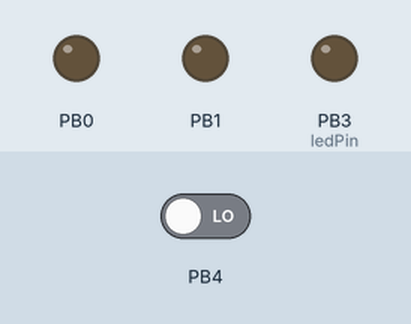
Simulated run of this program. Board: ATtiny85, built with avr-gcc and run on an emulated ATtiny85. Shown: output pins drawn as LEDs (lit = HIGH). Inputs (shaded band) come from the test bench; at power-on: PB4 LOW.

Above: at 1.2 s.
1.3 s: PB4 driven HIGH
At 2.2 s:
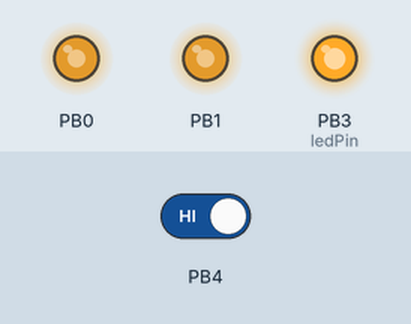
Timing chart, 0 to 4.3 s (numbered marks = the images above; inputs shaded):
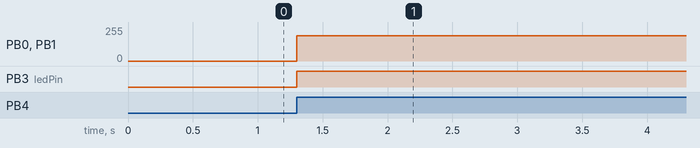

The program:

main.cpp
```cpp
/*
  Gegenphasige PWM an PIN PB0 und PB1
  Schaltbar Ã¼ber PB4
  Status-LED an PB3
*/

#include <Arduino.h>

// constants won't change. Used here to set a pin number:
const int ledPin =  PB3;// the number of the LED pin

// Variables will change:
int ledState = LOW;             // ledState used to set the LED

// Generally, you should use "unsigned long" for variables that hold time
// The value will quickly become too large for an int to store
unsigned long previousMillis = 0;        // will store last time LED was updated

// constants won't change:
const long interval = 200;           // interval at which to blink (milliseconds)

bool state_PB4_old = 0;

int adcVal = 0;

//declaration of functions
void pwmInit(void);
void pwmStop(void);

void setup() {
  // set the digital pin as output:
  //pinMode(ledPin, OUTPUT);
  pinMode(PB0, OUTPUT);
  pinMode(PB1, OUTPUT);
  pinMode(PB4, INPUT);
  pinMode(ledPin, OUTPUT); //PB3

  pwmInit();
  pwmStop();
}

void loop() {
  // here is where you'd put code that needs to be running all the time.

  if (digitalRead(PB4) == 1) {
    //PWM einschalten
    pwmInit();
    digitalWrite(ledPin, HIGH);
    if (digitalRead(PB4) != state_PB4_old) {
      state_PB4_old = digitalRead(PB4);
      adcVal = analogRead(A1)/8;
    }
    else {

    }
  }
  else {
    //PWM ausschalten
    pwmStop();
    digitalWrite(ledPin, LOW);
    state_PB4_old = digitalRead(PB4);
  }

}

void pwmInit(void) {
  //Timer0 setup
  //TCCR0A = 0; //Timer/Counter Control Register A
  TCCR0A |= (1<<COM0A1) | (1<<COM0A0) | (1<<COM0B1) | (0<<COM0B0);
  TCCR0A |= (1<<WGM01) | (1<<WGM00);
  //TCCR0B = 0; //Timer/Counter Control Register B
  TCCR0B |= (0<<CS02) | (0<<CS01) | (1<<CS00); //0 1 0 entspricht 1 zu 8
  TCCR0B |= (0<<WGM02);
  //TCNT0 = 0; // Timer/Counter Register: The Timer/Counter Register gives direct access, both for read and write operations, to theTimer/Counter unit 8-bit counte
  //OCR0A = 0; //Output Compare Register A
  OCR0A = adcVal;
  //OCR0B = 0; //Output Compare Register B
  OCR0B = 255 - adcVal;
  //TIMSK0 = 0; // Timer/Counter Interrupt Mask Registe
  //TIFR0 = 0; //  Timer/Counter 0 Interrupt Flag Registe
  //Ende Timer0 setup
}

void pwmStop(void) {
  TCCR0A &= (0<<COM0A1) | (0<<COM0A0) | (0<<COM0B1) | (0<<COM0B0);
  TCCR0B &= ~((1<<CS02)|(1<<CS01)|(1<<CS00));
  //digitalWrite(PB0, LOW);
  //digitalWrite(PB1, LOW);
}
```

Measured:
- after the input at 1.3 s, PB0, PB1: 0/255 → 191/255 at once; PB3 (ledPin): LOW → HIGH at once
